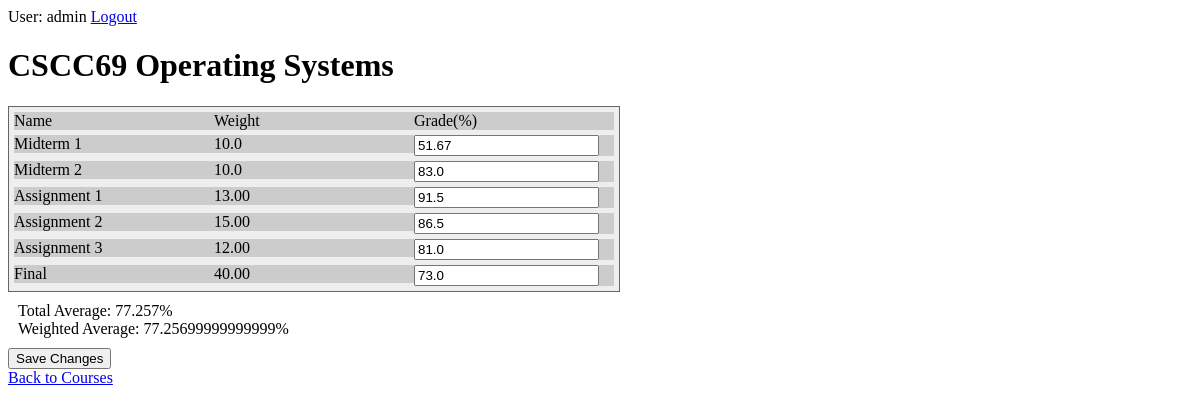
The app's page /courses/14/ (signed in) with its own data.
### courses/models.py (models this page shows, shortened)
class Course(models.Model):
    course_code = models.CharField(max_length=20)
    course_name = models.CharField(max_length=200)
    def validate_weight(self):
        weight = 0.0
        assessments = Assessment.objects.filter(course=self)
        for assessment in assessments:
            weight += float(assessment.weight)
        return (weight == 100.0)
    def getTotalAverage(self):
        if not Course.validate_weight(self):
            return 0.0
        mark = 0.0
        assessments = Assessment.objects.filter(course=self)
        for asm in assessments:
            grades = Grade.objects.filter(assessment=asm)
            weight = asm.weight/asm.components
            for grade in grades:
                mark += float(grade.mark) * float(weight) / 100
        return mark
    def getWeightedAverage(self):
        if not Course.validate_weight(self):
            return 0.0
        mark = 0.0
        availableMark = 0.0
        assessments = Assessment.objects.filter(course=self)
        for asm in assessments:
            grades = Grade.objects.filter(assessment=asm)
            weight = asm.weight/asm.components
            for grade in grades:
                if grade.mark > 0:
                    availableMark += float(weight)
                mark += (float(grade.mark)/100) * float(weight)
        if not availableMark: return 0
        return mark/availableMark * 100

class Assessment(models.Model):
    course = models.ForeignKey(Course, on_delete=models.CASCADE)
    name = models.CharField(max_length=100)
    components = models.IntegerField(default=1)
    weight = models.DecimalField(decimal_places=2, max_digits=4)

class Grade(models.Model):
    user_id = models.IntegerField(default=1)
    assessment = models.ForeignKey(Assessment, on_delete=models.CASCADE)
    mark = models.FloatField(default=0.0)
    component = models.IntegerField(default=1)

### courses/views.py (the view)
# urls.py: path('<int:pk>/', views.DetailView.as_view(), name='detail'),
class DetailView(generic.DetailView):
    model = Course
    template_name = 'courses/detail.html'
    def get_queryset(self):
        return Course.objects

### courses/templatetags/courses_extra.py (called while the page is built)
@register.filter
def filter_range(start, end):
    return range(start, end+1)

@register.filter
def div(value, arg):
    return int(value) / int(arg)

@register.filter
def getMark(assessment_id, c):
    a = Assessment.objects.get(pk=assessment_id)
    try:
        return float(a.grade_set.get(component=c).mark)
    except(Grade.DoesNotExist):
        return 0.0

@register.filter
def getTotalAverage(course_id):
    c = Course.objects.get(pk=course_id)
    return c.getTotalAverage()

@register.filter
def getWeightedAverage(course_id):
    c = Course.objects.get(pk=course_id)
    return c.getWeightedAverage()

### courses/templates/courses/detail.html (shortened to what this page needs)
{% load static %}
{% load courses_extra %}
<link rel="stylesheet" type="text/css" href="{% static 'courses/detail.css' %}">
{% if user.is_authenticated %}
<div id = "auth_nav">
User: {{ user.get_username }}  <a href="{% url 'logout'%}?next={{request.path}}">Logout</a>
</div>
<h1>{{ course.course_code }} {{course.course_name}}</h1>
<form action="{% url 'courses:set_grade' course.id %}" method="post">
    <div class="table">
        <div class="row">
            <div class="cell">Name</div>
            <div class="cell">Weight</div>
            <div class="cell">Grade(%)</div>
        </div>
        {% for assessment in course.assessment_set.all %}
        {% if assessment.components > 1 %}
        {% for i in 1|filter_range:assessment.components %}
        <div class="row">
            <div class="cell">{{assessment.name}} {{i}}</div>
            <div class="cell">{{assessment.weight|div:assessment.components}}</div>
            <div class="cell">
                <input type="text" name="{{assessment.id}}_{{i}}" value="{{assessment.id|getMark:i}}" required
                    pattern="^(?:\d{1,2}(?:\.\d{1,2})?|100(?:\.0?0)?)" />
            </div>
        </div>
        {% endfor %}
        {% else%}
        <div class="row">
            <div class="cell">{{assessment.name}}</div>
            <div class="cell">{{assessment.weight}}</div>
            <div class="cell">
                <input type="text" name="{{assessment.id}}_1" value="{{assessment.id|getMark:1}}" required
                    pattern="^(?:\d{1,2}(?:\.\d{1,2})?|100(?:\.0?0)?)" />
            </div>
        </div>
        {% endif %}
        {% endfor %}
    </div>
    <div class="average">
        <div class="total">Total Average: {{course.id|getTotalAverage}}%</div>
        <div class="weighted">Weighted Average: {{course.id|getWeightedAverage}}%</div>
    </div>
    <input type="submit" value="Save Changes">
    <div>
        <a href="{% url 'courses:index' %}"> Back to Courses</a>
    </div>
</form>
{% else %}
<p> You are not authenticated, please
<a href="{% url 'login'%}?next={{request.path}}">Login</a></p>
{% endif %}

### courses/static/courses/detail.css (style rules this page uses)
.table { display: table; width: auto; background-color: #eee; border: 1px solid #666666; border-spacing: 5px; }
.row { display: table-row; width: auto; clear: both; }
.cell { float: left; display: table-column; width: 200px; background-color: #ccc; }
.average { margin: 10px; }

### records on screen
Course: course_code "CSCC69", course_name "Operating Systems", id|getTotalAverage "77.257", id|getWeightedAverage "77.25699999999999"
Assessment: name "Midterm" "Midterm", 1 "1" "2", weight|div "10.0" "10.0", id|getMark "51.67" "83.0"
Assessment: name "Assignment 1", weight "13.00", id|getMark "91.5"
Assessment: name "Assignment 2", weight "15.00", id|getMark "86.5"
Assessment: name "Assignment 3", weight "12.00", id|getMark "81.0"
Assessment: name "Final", weight "40.00", id|getMark "73.0"

### other values on screen
{{ user.get_username }} "admin"
